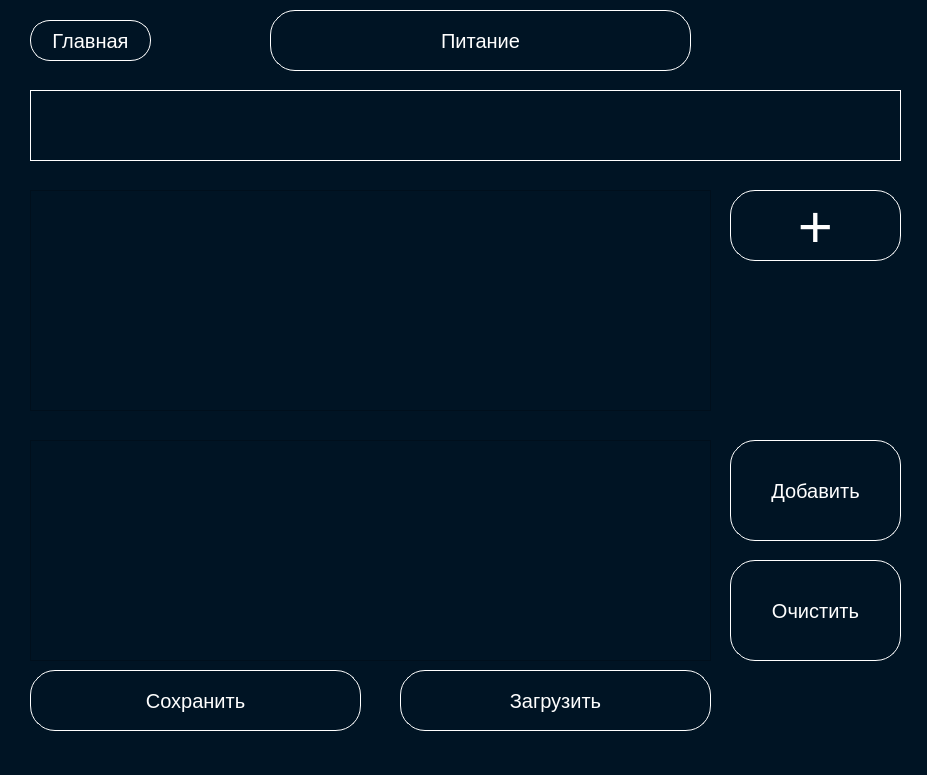
<?xml version="1.0" encoding="UTF-8"?>
<ui version="4.0">
 <class>NutritionWindow</class>
 <widget class="QMainWindow" name="NutritionWindow">
  <property name="geometry">
   <rect>
    <x>0</x>
    <y>0</y>
    <width>927</width>
    <height>775</height>
   </rect>
  </property>
  <property name="windowTitle">
   <string>MainWindow</string>
  </property>
  <property name="styleSheet">
   <string notr="true">background-color:#001424;
color:#fff;

</string>
  </property>
  <widget class="QWidget" name="centralwidget">
   <widget class="QTableView" name="table">
    <property name="geometry">
     <rect>
      <x>30</x>
      <y>190</y>
      <width>681</width>
      <height>221</height>
     </rect>
    </property>
    <property name="styleSheet">
     <string notr="true">font-size:15px;
height:20px;
background-color:#001424;
color:#fff;

</string>
    </property>
   </widget>
   <widget class="QLineEdit" name="search_field">
    <property name="geometry">
     <rect>
      <x>30</x>
      <y>90</y>
      <width>871</width>
      <height>71</height>
     </rect>
    </property>
    <property name="styleSheet">
     <string notr="true">font-size:35px;
height: 60px;
border:1px solid #fff;
</string>
    </property>
   </widget>
   <widget class="QPushButton" name="pushButton">
    <property name="geometry">
     <rect>
      <x>730</x>
      <y>440</y>
      <width>171</width>
      <height>101</height>
     </rect>
    </property>
    <property name="styleSheet">
     <string notr="true">border:1px solid #fff;
border-radius:25px;
font-size:20px;
color:#fff;</string>
    </property>
    <property name="text">
     <string>Добавить</string>
    </property>
   </widget>
   <widget class="QPushButton" name="pushButton_2">
    <property name="geometry">
     <rect>
      <x>730</x>
      <y>560</y>
      <width>171</width>
      <height>101</height>
     </rect>
    </property>
    <property name="styleSheet">
     <string notr="true">border:1px solid #fff;
border-radius:25px;
font-size:20px;
color:#fff;</string>
    </property>
    <property name="text">
     <string>Очистить</string>
    </property>
   </widget>
   <widget class="QPushButton" name="pushButton_3">
    <property name="geometry">
     <rect>
      <x>730</x>
      <y>190</y>
      <width>171</width>
      <height>71</height>
     </rect>
    </property>
    <property name="styleSheet">
     <string notr="true">border:1px solid #fff;
border-radius:25px;
font-size:60px;
color:#fff;</string>
    </property>
    <property name="text">
     <string>+</string>
    </property>
   </widget>
   <widget class="QPushButton" name="pushButton_4">
    <property name="geometry">
     <rect>
      <x>30</x>
      <y>670</y>
      <width>331</width>
      <height>61</height>
     </rect>
    </property>
    <property name="styleSheet">
     <string notr="true">border:1px solid #fff;
border-radius:25px;
font-size:20px;
color:#fff;</string>
    </property>
    <property name="text">
     <string>Сохранить</string>
    </property>
   </widget>
   <widget class="QPushButton" name="pushButton_5">
    <property name="geometry">
     <rect>
      <x>400</x>
      <y>670</y>
      <width>311</width>
      <height>61</height>
     </rect>
    </property>
    <property name="styleSheet">
     <string notr="true">border:1px solid #fff;
border-radius:25px;
font-size:20px;
color:#fff;</string>
    </property>
    <property name="text">
     <string>Загрузить</string>
    </property>
   </widget>
   <widget class="QTableView" name="table2">
    <property name="geometry">
     <rect>
      <x>30</x>
      <y>440</y>
      <width>681</width>
      <height>221</height>
     </rect>
    </property>
    <property name="styleSheet">
     <string notr="true">font-size:15px;height:20px;
</string>
    </property>
   </widget>
   <widget class="QPushButton" name="pushButton_6">
    <property name="geometry">
     <rect>
      <x>270</x>
      <y>10</y>
      <width>421</width>
      <height>61</height>
     </rect>
    </property>
    <property name="styleSheet">
     <string notr="true">border:1px solid #fff;
border-radius:25px;
font-size:20px;
color:#fff;</string>
    </property>
    <property name="text">
     <string>Питание</string>
    </property>
   </widget>
   <widget class="QPushButton" name="pushButton_7">
    <property name="geometry">
     <rect>
      <x>30</x>
      <y>20</y>
      <width>121</width>
      <height>41</height>
     </rect>
    </property>
    <property name="styleSheet">
     <string notr="true">border:1px solid #fff;
border-radius:20px;
font-size:20px;
color:#fff;
</string>
    </property>
    <property name="text">
     <string>Главная</string>
    </property>
   </widget>
   <widget class="QLabel" name="label">
    <property name="geometry">
     <rect>
      <x>750</x>
      <y>280</y>
      <width>131</width>
      <height>131</height>
     </rect>
    </property>
    <property name="text">
     <string/>
    </property>
    <property name="pixmap">
     <pixmap>img/frut.png</pixmap>
    </property>
   </widget>
  </widget>
  <widget class="QMenuBar" name="menubar">
   <property name="geometry">
    <rect>
     <x>0</x>
     <y>0</y>
     <width>927</width>
     <height>21</height>
    </rect>
   </property>
  </widget>
  <widget class="QStatusBar" name="statusbar"/>
 </widget>
 <resources/>
 <connections/>
</ui>
